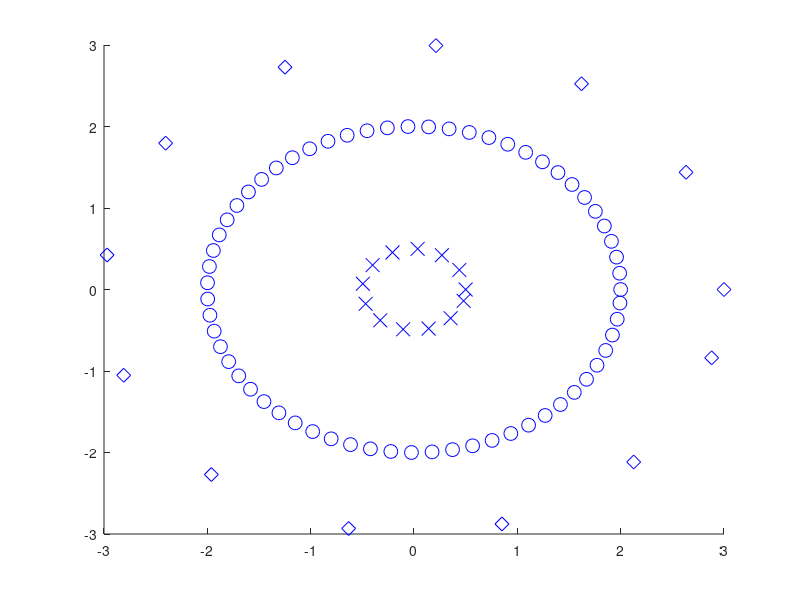

Here is the MATLAB script that generated this plot:
close all
clear
clc
%%
addpath(genpath('./gpml'))

alpha = (0:0.1:2*pi)';
r = 2;
[on_sur.x,on_sur.y] = pol2cart(alpha,r);

alpha = (0:0.5:2*pi)';
r = 3;
[outer.x,outer.y] = pol2cart(alpha,r);

alpha = (0:0.5:2*pi)';
r = 0.5;
[inner.x,inner.y] = pol2cart(alpha,r);

hold on
plot(on_sur.x,on_sur.y,'bo','MarkerSize',10);
plot(inner.x,inner.y,'bx','MarkerSize',10);
plot(outer.x,outer.y,'bd','MarkerSize',10);
hold off

X = [on_sur.x on_sur.y];
Y = zeros(size(X,1),1);
X = [X;[inner.x inner.y]];
Y = [Y;-1*ones(size(inner.x,1),1)];
X = [X;[outer.x outer.y]];
Y = [Y;-1*ones(size(inner.x,1),1)];
